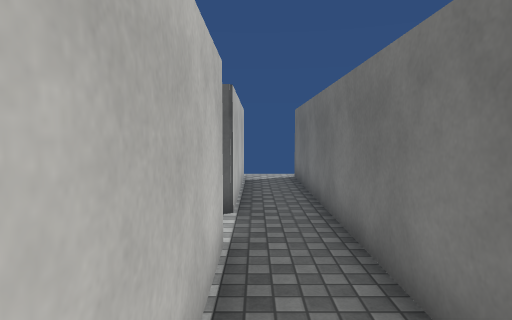
view 1 (above)

17 first-person views from a walk through a scene from a Unity 3-D project. The camera is 1.5 m above the floor, tilts 4° down and sees 75° across. The floor is counted in squares, 1 m on a side. Each view is taken from the middle of a square. On the plan, view 1 faces up. The plan holds only what a view shows up to about 15 squares ahead; the rest is blank. Some animated figures are left out. Surface patterns are stand-ins for the level's own textures.

view 2
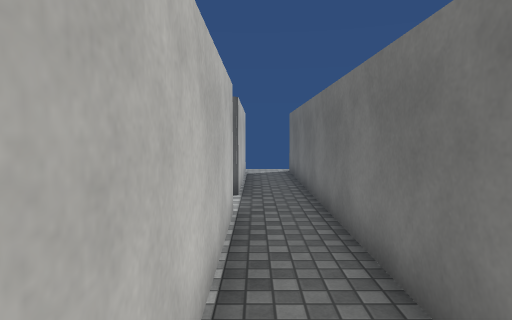

view 3
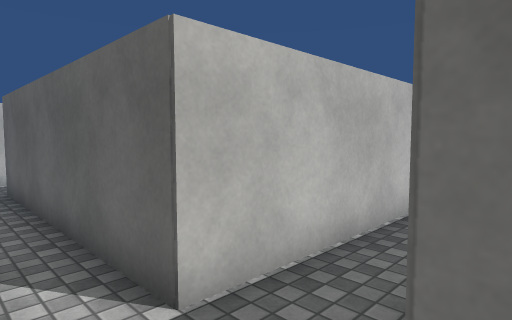

view 4
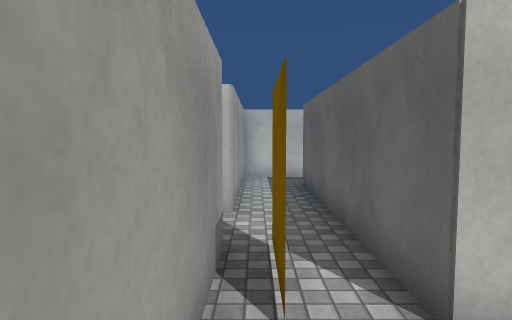

view 5
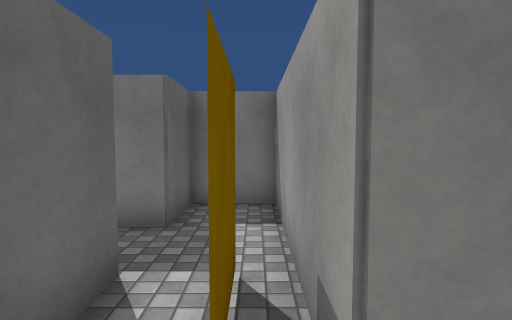

view 6
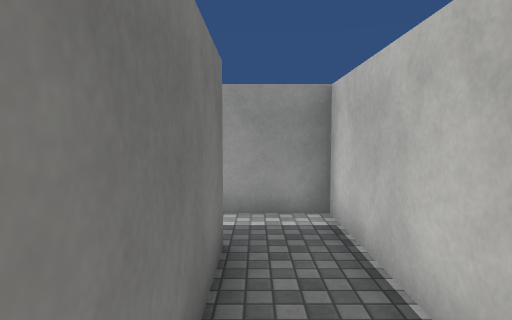

view 7
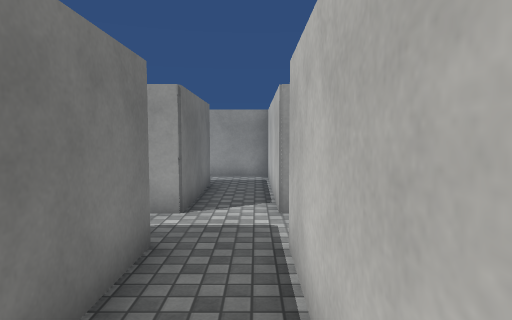

view 8
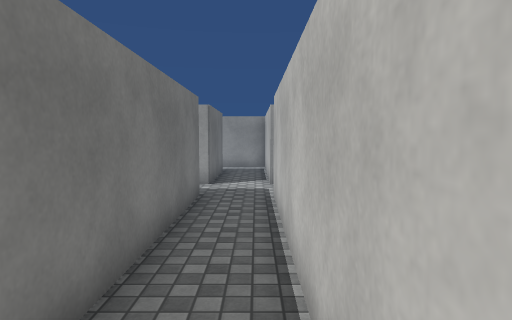

view 9
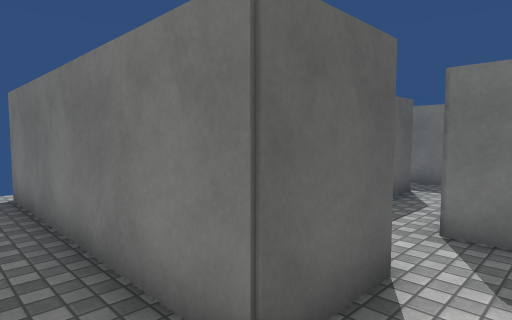

view 10
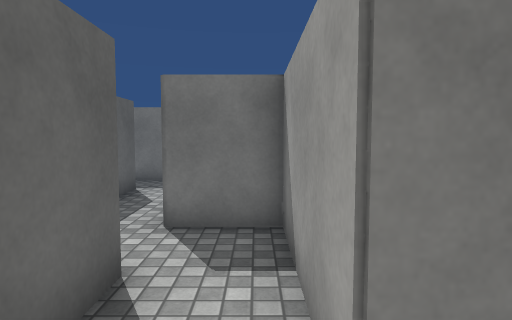

view 11
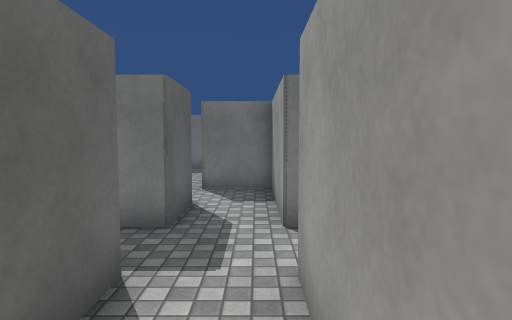

view 12
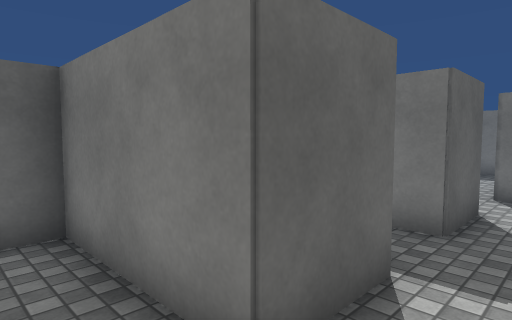

view 13
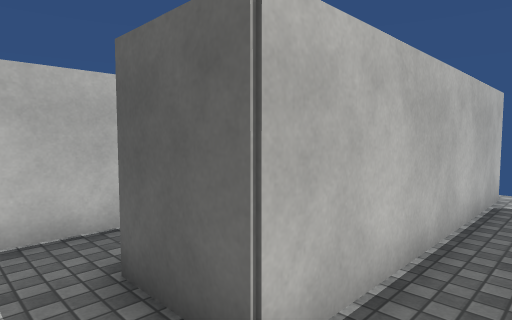

view 14
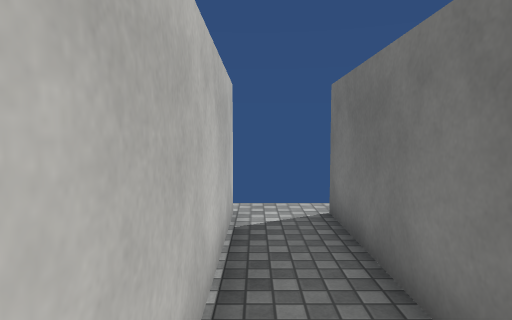

view 15
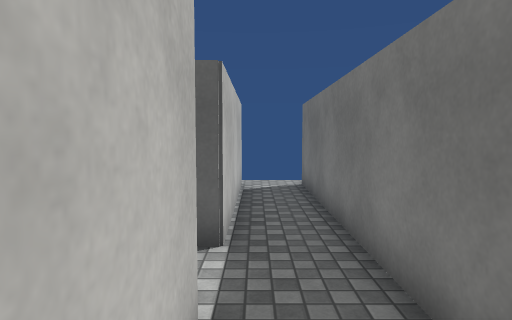

view 16
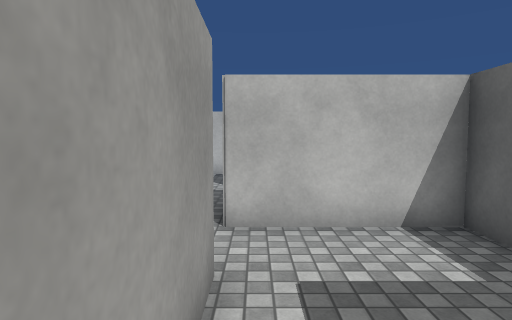

view 17
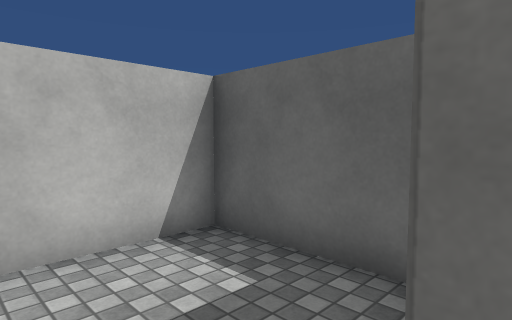

### Floor plan
Ten units are one square. View 1 is at (0, 0); x grows to the right and y downward. Boxes are objects, and circles mark ways between rooms. Rooms are numbered by the first view taken in them; rooms with no view inside come last. Other rooms are left out.
<svg viewBox="-149 -135 188 174">
<path fill="none" stroke="#000" d="M-6 34 34 34 34 15 15 15 15 -45M-4 -45 -4 15M-105 -25 -105 34 -44 34M-64 -44 -86 -44 -86 -125M-26 34 -6 34M-4 15 -86 15 -86 -25 -64 -25M-105 -126 -105 -44M-135 -25 -105 -25M-144 -54 -144 -33M-105 -44 -125 -44 -125 -85M-4 -124 -4 -65M15 -45 15 -125M-45 -46 -15 -46M-33 -85 -64 -85 -64 -44M-4 -65 -26 -65M-64 -25 -45 -25 -45 -46"/>
<circle cx="-10" cy="20" r="3" fill="#2a7"/>
<circle cx="0" cy="-40" r="3" fill="#2a7"/>
<circle cx="-110" cy="-30" r="3" fill="#2a7"/>
<circle cx="-75" cy="-30" r="3" fill="#2a7"/>
<circle cx="-10" cy="-50" r="3" fill="#2a7"/>
<circle cx="-55" cy="-40" r="3" fill="#2a7"/>
<text x="0" y="10">1</text>
<text x="-90" y="-20">2</text>
<text x="-130" y="-40">3</text>
<text x="0" y="-90">4</text>
<text x="-40" y="-60">5</text>
<text x="-60" y="-40">6</text>
</svg>
Room 1 opens to room 2. Room 1 opens to room 4. Room 2 opens to room 3. Room 2 opens to room 6. Room 4 opens to room 5. Room 5 opens to room 6.

Where each view was taken, in squares from view 1:
view 1: 0 up, 0 right, facing up
view 2: 2 down, 0 right, facing up
view 3: 3 down, 2 right, facing up-left
view 4: 3 down, 2 right, facing left
view 5: 3 down, 4 left, facing right
view 6: 3 up, 9 left, facing down
view 7: 9 up, 10 left, facing down
view 8: 13 up, 10 left, facing down
view 9: 3 up, 10 left, facing up-right
view 10: 3 up, 10 left, facing right
view 11: 3 up, 14 left, facing right
view 12: 3 up, 14 left, facing up-right
view 13: 3 up, 9 left, facing up-left
view 14: 6 up, 0 right, facing up
view 15: 2 up, 0 right, facing up
view 16: 5 up, 1 left, facing left
view 17: 5 up, 2 left, facing up-left
